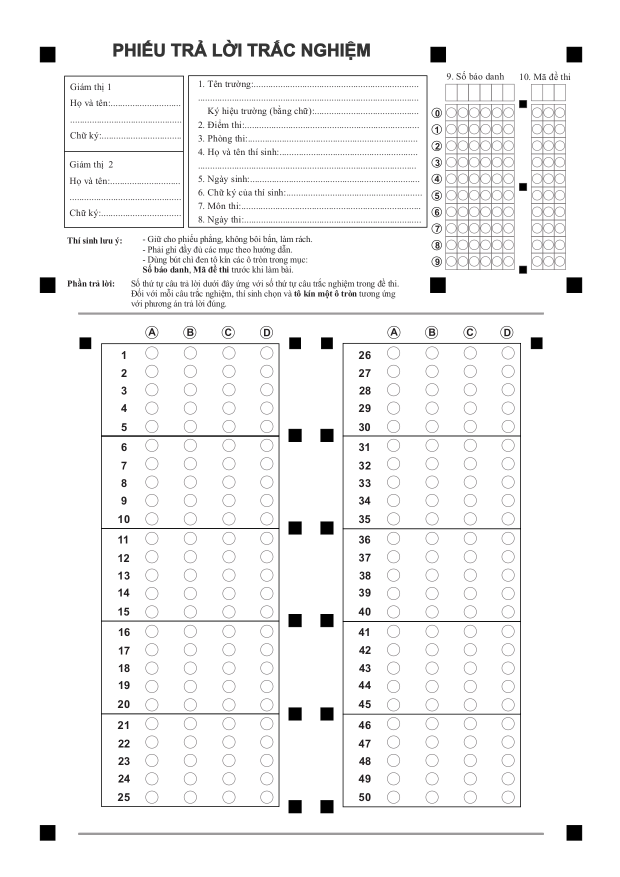
#> input picture SourceCode/PythonModule/StudentInfo/50MCQ.jpg, 1240 x 1753 px (shown at 1/2 size)
$ python scan_grade_50mcq.py
#> lines starting #> are read from the running program, lines starting #| are printed output that depends on the picture; after the words box and inside, x2 and y2 are one past the last pixel; in counts of white or black regions, pixels touching at a corner belong together
# Filename: scan_grade_50mcq.py

import cv2
import numpy as np

def find_corners_and_warp(image_path, output_size=(800, 1120)):
#> called with image_path = 'StudentInfo/50MCQ.jpg', output_size = (800, 1120)
    image = cv2.imread(image_path)
#> image is the input picture: shape (1753, 1240, 3); mean B, G, R 245, 244.9, 245
    gray = cv2.cvtColor(image, cv2.COLOR_BGR2GRAY)

    blurred = cv2.GaussianBlur(gray, (3, 3), 1)
    edged = cv2.Canny(blurred, 50, 200)
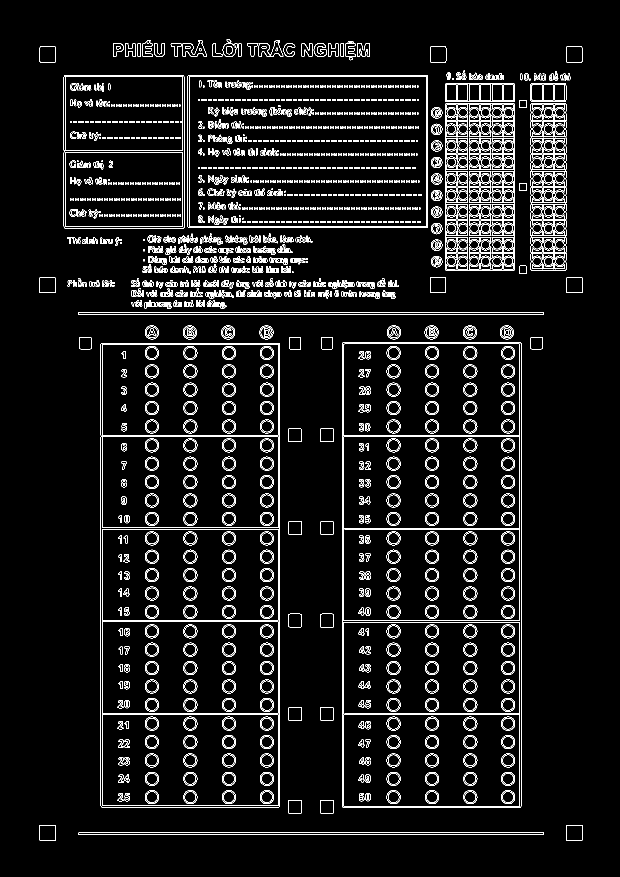
#> edged: shape (1753, 1240) (shown at 1/2 size); 5.8% white in thin lines or dots, all inside (x1, y1, x2, y2) = (79, 79, 1165, 1682)

    contours, _ = cv2.findContours(edged.copy(), cv2.RETR_EXTERNAL, cv2.CHAIN_APPROX_SIMPLE)
#> contours = 312 contours, 86 with area under 20; largest, box (x1, y1, x2, y2) and area: (684, 685, 1043, 1616) 332913, (201, 686, 560, 1615) 332212, (375, 150, 856, 456) 146394, (127, 150, 369, 457) 73728, (890, 207, 1030, 541) 46285

    square_centers = []
    for c in contours:
        peri = cv2.arcLength(c, True)
        approx = cv2.approxPolyDP(c, 0.02 * peri, True)
        if len(approx) == 4:
            x, y, w, h = cv2.boundingRect(c)
            area = w * h
            aspect_ratio = w / float(h)

            if area > 1000 and 0.8 <= aspect_ratio <= 1.2:
                cx, cy = x + w // 2, y + h // 2
                square_centers.append((cx, cy))
#> this loop made 312 passes
#> (peri, approx, x, y, w, h, area, aspect_ratio) on passes 2 to 3: (123.4, [[1133, 1650], [1133, 1681], [1163, 1681], [1164, 1650]], 1133, 1650, 32, 32, 1024, 1), (123.4, [[79, 1650], [79, 1680], [110, 1681], [110, 1650]], 79, 1650, 32, 32, 1024, 1)
#> (peri, x, y, w, h, area, aspect_ratio, cx) on passes 137, 138, 139, 288, 289, 290: (122.8, 1133, 554, 32, 32, 1024, 1, 1149), (122.8, 860, 554, 32, 32, 1024, 1, 876), (122.8, 79, 554, 32, 32, 1024, 1, 95), (122.8, 1133, 93, 32, 32, 1024, 1, 1149), (123.7, 860, 93, 33, 32, 1056, 1.03, 876), (122.8, 79, 93, 32, 32, 1024, 1, 95)
#> after the loop, square_centers = [(1149, 1666), (95, 1666), (1149, 570), (876, 570), (95, 570), (1149, 109), (876, 109), (95, 109)]

    if len(square_centers) < 4:
        print("❌ Không tìm đủ 4 ô vuông ở 4 góc.")
        return None

    h_img, w_img = gray.shape
#> h_img = 1753; w_img = 1240

    def nearest_to(x_ref, y_ref):
        return min(square_centers, key=lambda p: (p[0] - x_ref)**2 + (p[1] - y_ref)**2)

    corners = np.array([
        nearest_to(0, 0),
        nearest_to(w_img, 0),
        nearest_to(w_img, h_img),
        nearest_to(0, h_img)
    ], dtype="float32")
#> corners = [[95, 109], [1149, 109], [1149, 1666], [95, 1666]]

    dst = np.array([
        [0, 0],
        [output_size[0] - 1, 0],
        [output_size[0] - 1, output_size[1] - 1],
        [0, output_size[1] - 1]
    ], dtype="float32")

    M = cv2.getPerspectiveTransform(corners, dst)
#> M = [[0.758, 8.55e-18, -72.02], [0, 0.719, -78.34], [-3.52e-37, 5.71e-21, 1]]
    warped = cv2.warpPerspective(image, M, output_size)
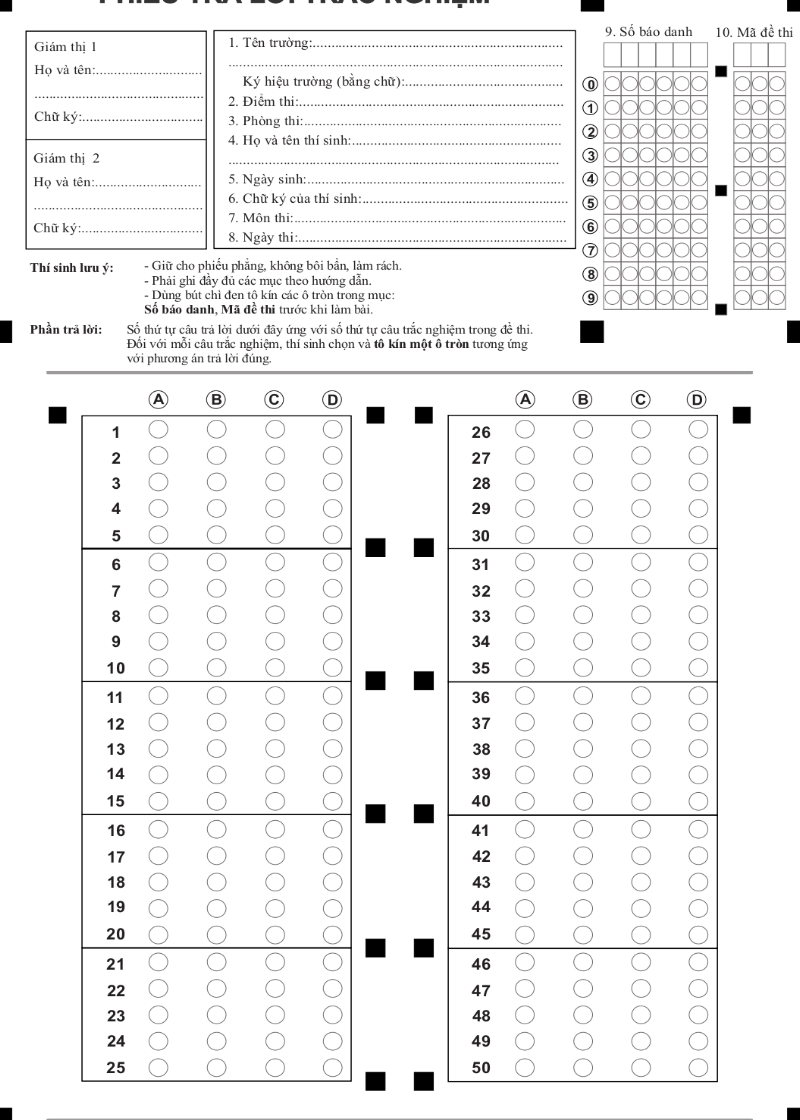
#> warped: shape (1120, 800, 3); mean B, G, R 243.2, 243.1, 243.3
    print("✅ Đã căn chỉnh thành công.")
    return warped

def grade_mcq(warped_image, answer_key):
    gray = cv2.cvtColor(warped_image, cv2.COLOR_BGR2GRAY)
#> gray: shape (1120, 800)
    thresh = cv2.threshold(gray, 150, 255, cv2.THRESH_BINARY_INV)[1]
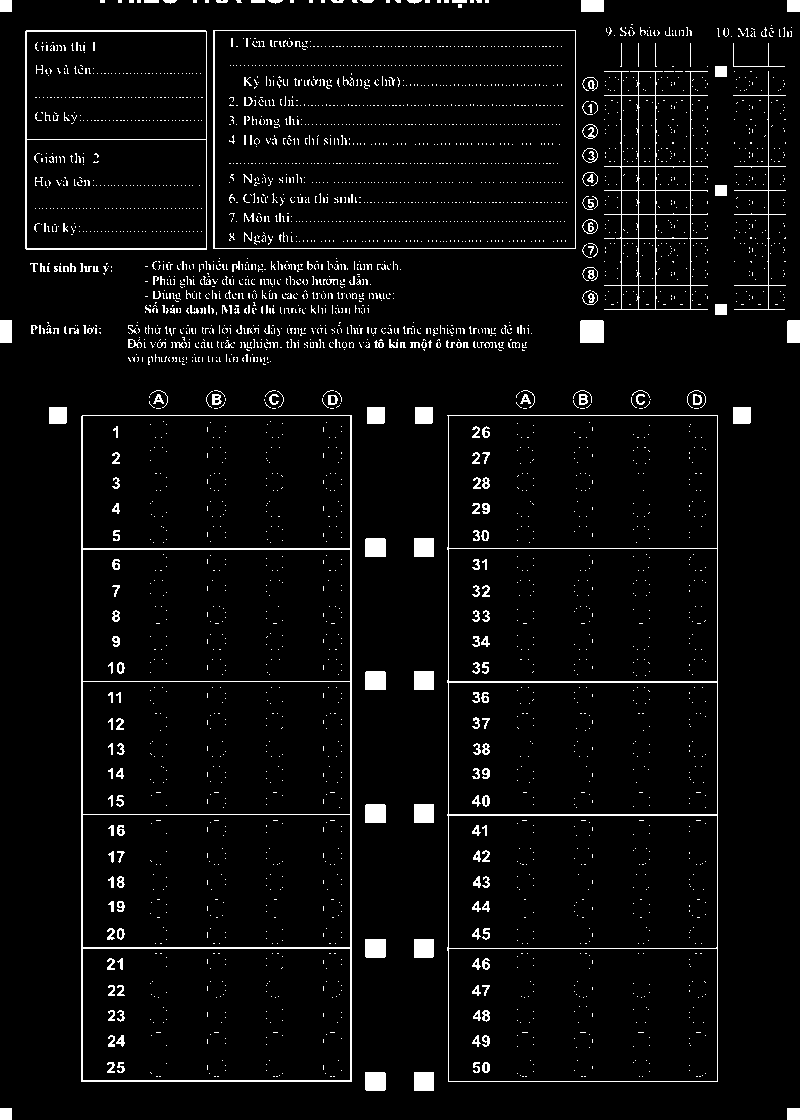
#> thresh: shape (1120, 800); 4.4% white; 3717 white regions (3488 under 20 px), largest, box (x1, y1, x2, y2) and area: (81, 415, 352, 1082) 5070, (447, 415, 718, 1082) 3492, (604, 71, 708, 310) 1830

    roi = thresh[300:1100, 50:750]
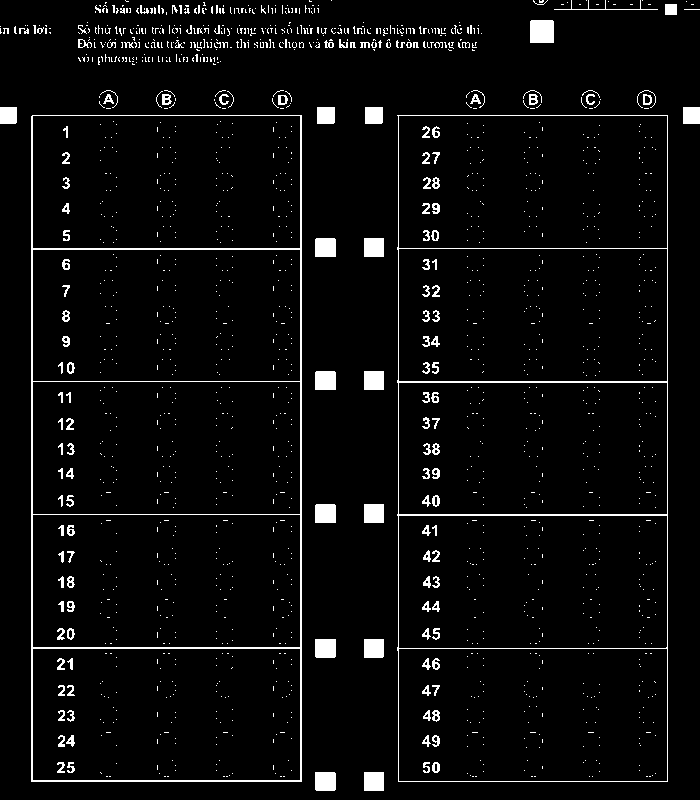
#> roi: shape (800, 700); 4.3% white; 1688 white regions (1540 under 20 px), largest, box (x1, y1, x2, y2) and area: (31, 115, 302, 782) 5070, (397, 115, 668, 782) 3492, (530, 20, 554, 43) 550
    rows, cols = 50, 4
    box_h, box_w = roi.shape[0] // rows, roi.shape[1] // cols
#> box_h = 16; box_w = 175

    selected = []
    for r in range(rows):
        marks = []
        for c in range(cols):
            box = roi[r*box_h:(r+1)*box_h, c*box_w:(c+1)*box_w]
            count = cv2.countNonZero(box)
            marks.append(count)

        max_count = max(marks)
        if max_count < 100:  # Ngưỡng pixel đen để xác định ô tô (có thể điều chỉnh tùy thực tế)
            selected.append(-1)  # chưa tô
        else:
            selected.append(np.argmax(marks))
#> after the loop, selected = 50 values, max 3 at index 0, min -1 at index 4, mean 0.36

    # Đếm số đáp án đúng và loại bỏ câu chưa tô (-1)
    score = sum(1 for i in range(len(answer_key)) if selected[i] != -1 and selected[i] == answer_key[i])
#> score = 5
    percent = (score / len(answer_key)) * 100
#> percent = 10
    num_blank = selected.count(-1)
#> num_blank = 20
    print(f"✅ Score: {score}/{len(answer_key)} ({percent}%)")
#| ✅ Score: 5/50 (10.0%)
    print(f"📝 Số câu chưa tô: {num_blank}/{len(answer_key)}")
#| 📝 Số câu chưa tô: 20/50
    return score, percent


# Import và hàm find_corners_and_warp, grade_mcq (giữ nguyên)...

def extract_digits(roi, num_digits, options=10):
    h, w = roi.shape
    box_h, box_w = h // options, w // num_digits
    digits = ""
    for i in range(num_digits):
        col = roi[:, i*box_w:(i+1)*box_w]
        counts = [cv2.countNonZero(col[j*box_h:(j+1)*box_h, :]) for j in range(options)]
        max_count = max(counts)
        if max_count < 50:
            digits += "X"
        else:
            digit = np.argmax(counts)
            digits += str(digit)
    return digits

def extract_id_and_code(warped_image):
    gray = cv2.cvtColor(warped_image, cv2.COLOR_BGR2GRAY)
    thresh = cv2.threshold(gray, 150, 255, cv2.THRESH_BINARY_INV)[1]

    roi_sbd = thresh[100:300, 600:750]  # Căn chỉnh lại vùng này nếu cần thiết
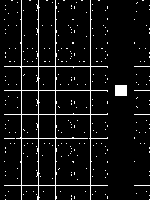
#> roi_sbd: shape (200, 150); 6.5% white in thin lines or dots
    roi_code = thresh[100:300, 750:800]  # Căn chỉnh lại vùng này nếu cần thiết
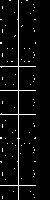
#> roi_code: shape (200, 50); 4.8% white in thin lines or dots, all inside (x1, y1, x2, y2) = (0, 0, 36, 200)

    sbd = extract_digits(roi_sbd, 6)
#> the loop in extract_digits, `for i in range(num_digits):` made 6 passes
#> (counts, max_count, digit, digits) on passes 2 to 5: ([32, 27, 30, 54, 48, 50, 51, 32, 29, 53], 54, 3, 'X3'), ([37, 32, 42, 57, 47, 57, 59, 36, 36, 55], 59, 6, 'X36'), ([29, 24, 22, 50, 48, 47, 48, 26, 25, 47], 50, 3, 'X363'), ([6, 5, 8, 13, 120, 12, 13, 5, 6, 12], 120, 4, 'X3634')
#> (counts, max_count, digits) on pass 6: ([8, 5, 8, 20, 44, 20, 9, 6, 3, 20], 44, 'X3634X')
#> pass 3, in extract_digits, `col = roi[:, i*box_w:(i+1)*box_w]`:
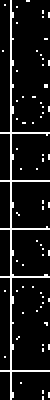
#> col: shape (200, 25) (shown 2 times larger); 9.2% white in thin lines or dots
#> sbd = 'X3634X'
    code = extract_digits(roi_code, 3)
#> the loop in extract_digits (call 2), `for i in range(num_digits):` made 3 passes
#> (counts, max_count) on passes 1 to 3: ([8, 7, 10, 24, 18, 21, 12, 9, 9, 20], 24), ([25, 22, 23, 38, 36, 35, 23, 24, 22, 36], 38), ([5, 3, 6, 7, 6, 6, 6, 4, 6, 6], 7)
#> code = 'XXX'

    print(f"🆔 Số báo danh: {sbd}")
#| 🆔 Số báo danh: X3634X
    print(f"📄 Mã đề: {code}")
#| 📄 Mã đề: XXX

# Main code (giữ nguyên...)


if __name__ == "__main__":
    image_path = "StudentInfo/50MCQ.jpg"
    answer_key = [0, 1, 2, 3, 0, 1, 2, 3, 0, 1, 2, 3, 0, 1, 2, 3, 0, 1, 2, 3, 0, 1, 2, 3, 0, 1, 2, 3, 0, 1, 2, 3, 0, 1, 2, 3, 0, 1, 2, 3, 0, 1, 2, 3, 0, 1, 2, 3, 0, 1]
    warped_image = find_corners_and_warp(image_path)

    if warped_image is not None:
        grade_mcq(warped_image, answer_key)
        extract_id_and_code(warped_image)
